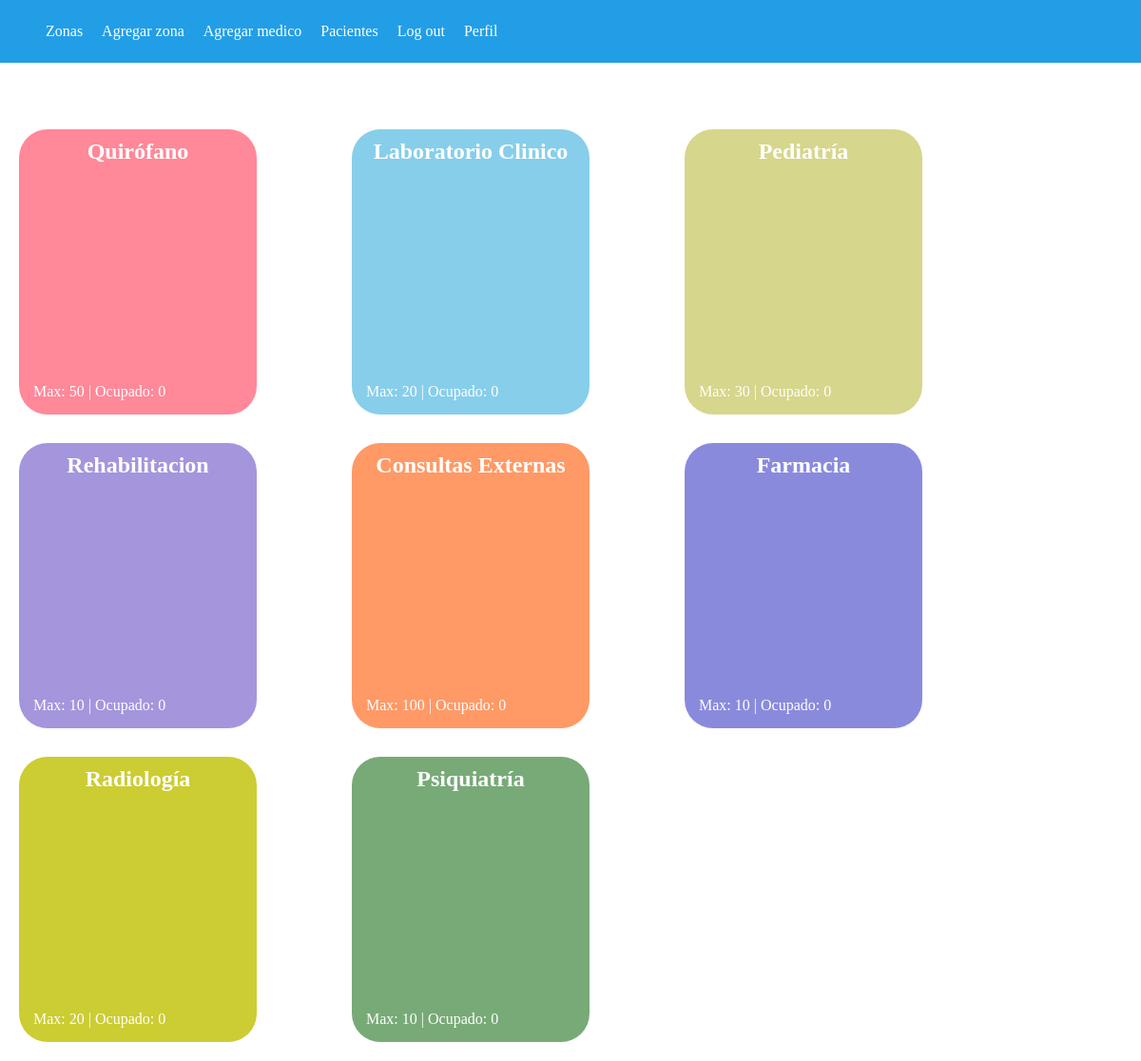
Page / (signed in) on the earlier database version.
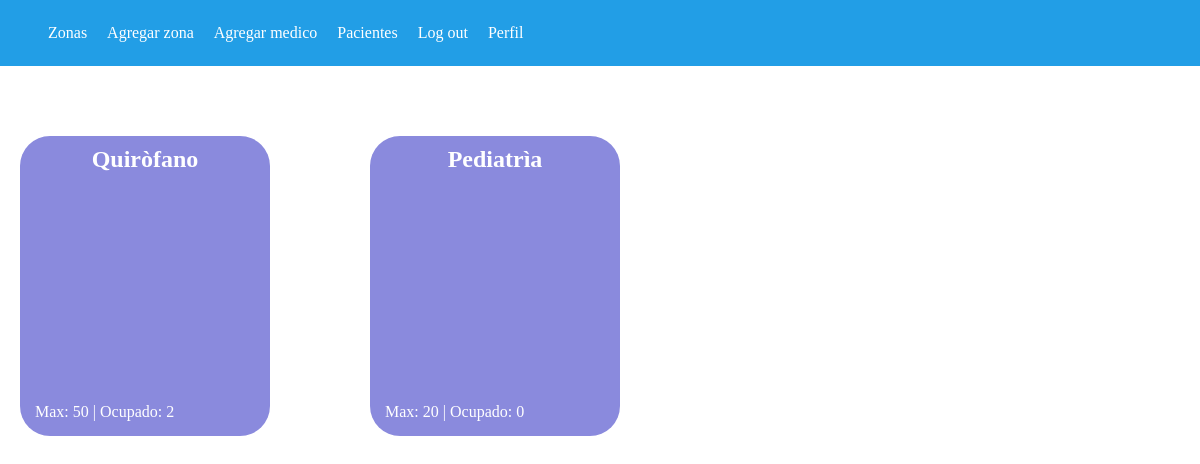
Same page on the later database version.
### administracion/models.py (models this page shows, shortened)
class Zona(models.Model):
    nombre_zona = models.CharField(max_length=50)
    cant_pacientes = models.IntegerField()

### main/views.py (the view)
# urls.py: 2. Add a URL to urlpatterns:  path('', views.home, name='home')
def home(request):
    zonas = models.Zona.objects.all()
    for zona in zonas:
        zona.cantidad_actual_pacientes = zona.paciente_set.count()
    return render(request, 'home.html',{
        'zonas': zonas
    })

### main/templates/home.html (shortened to what this page needs)
{% extends 'base.html' %} {% load static %}
    {% block content %}
    <div class="zonas">
      {% for zona in zonas %}
        <a href="{% url 'detalle_zona' zona.id %}" class="zona {{zona.nombre_zona}}">
          <h2>{{zona.nombre_zona}}</h2>
          <p>Max: {{zona.cant_pacientes}} | Ocupado: {{zona.cantidad_actual_pacientes}}</p>
        </a>
      {% endfor %}
    </div>
    {% endblock content %}

### main/templates/base.html (shortened to what this page needs)
{% load static %}
<!DOCTYPE html>
<html lang="en">
<head>
    <link rel="stylesheet" href="{% static 'base.css' %}">
</head>
<body>
    <header>
        <ul class="">
            {% if user.is_staff %}
            <li>
              <a href="{% url 'home' %}">Zonas</a>
            </li>
            <li>
              <a href="{% url 'agregarZona' %}">Agregar zona</a>
            </li>
            <li>
              <a href="{% url 'agregarMedico' %}">Agregar medico</a>
            </li>
            <li>
              <a href="{% url 'pacientes' %}">Pacientes</a>
            </li>
            {% endif %}
            {% if user.is_authenticated %}
            <li><a href="{% url 'logout' %}">Log out</a></li>
            <a href="{% url 'perfil' %}">Perfil</a>
            {% else %}
            <li><a href="{% url 'signup' %}">Sign up</a></li>
            <li ><a href="{% url 'signin' %}">Sign in</a></li>
            <li>
            </li>
            {% endif %}
          </ul>
    </header>
    {% block content %}
    {% endblock content %}
</body>
</html>

### main/static/base.css (style rules this page uses)
* { padding: 0; margin: 0; }
header { padding: 1.5rem 3rem; background-color: rgb(34, 158, 230); display: flex; gap: 20px; justify-content: space-between; }
header a { color: white; text-decoration: none; }
header li { list-style: none; }
header ul { display: flex; gap: 20px; }

### main/templates/home.html (style rules this page uses)
.zonas { display: flex; flex-wrap: wrap; gap: 30px 100px; height: auto; align-items: center; margin: 20px; margin-top: 70px; }
.zona { border-radius: 30px; height: 300px; width: 250px; position: relative; cursor: pointer; transition: box-shadow .3s ease; text-decoration: none; background-color: rgb(138, 138, 221); }
.zona h2 { text-align: center; color: white; margin-top: 10px; }
.zona p { position: absolute; bottom: 0; color: white; padding: 15px; }

Differences in the rows shown:
removed Zona: nombre_zona "Pediatría", cant_pacientes "30", cantidad_actual_pacientes "0"
removed Zona: nombre_zona "Rehabilitacion", cant_pacientes "10", cantidad_actual_pacientes "0"
removed Zona: nombre_zona "Consultas Externas", cant_pacientes "100", cantidad_actual_pacientes "0"
removed Zona: nombre_zona "Farmacia", cant_pacientes "10", cantidad_actual_pacientes "0"
removed Zona: nombre_zona "Radiología", cant_pacientes "20", cantidad_actual_pacientes "0"
removed Zona: nombre_zona "Psiquiatría", cant_pacientes "10", cantidad_actual_pacientes "0"
changed Zona: nombre_zona "Quirófano" → "Quiròfano"; cantidad_actual_pacientes "0" → "2"
changed Zona: nombre_zona "Laboratorio Clinico" → "Pediatrìa"
